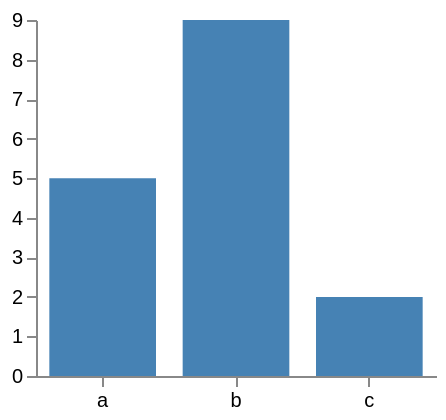

Here is the Vega-Lite specification saved for this chart:
### Vega specification from a JSON file in a GitHub repository (floating-point values rounded to 4 significant figures)
{"$schema": "https://vega.github.io/schema/vega/v6.json", "width": 200, "height": 200, "padding": 5, "autosize": "fit-y", "data": [{"name": "table", "values": [{"c": "a", "v": 5}, {"c": "b", "v": 9}, {"c": "c", "v": 2}]}], "scales": [{"name": "xscale", "type": "band", "domain": {"data": "table", "field": "c"}, "range": "width", "paddingOuter": 0.1, "paddingInner": 0.2}, {"name": "yscale", "type": "linear", "domain": {"data": "table", "field": "v"}, "range": "height", "zero": true, "nice": true}], "axes": [{"orient": "bottom", "scale": "xscale"}, {"orient": "left", "scale": "yscale"}], "marks": [{"type": "rect", "from": {"data": "table"}, "encode": {"update": {"x": {"scale": "xscale", "field": "c"}, "width": {"scale": "xscale", "band": 1}, "y": {"scale": "yscale", "field": "v"}, "y2": {"scale": "yscale", "value": 0}, "fill": {"value": "steelblue"}}}}]}
